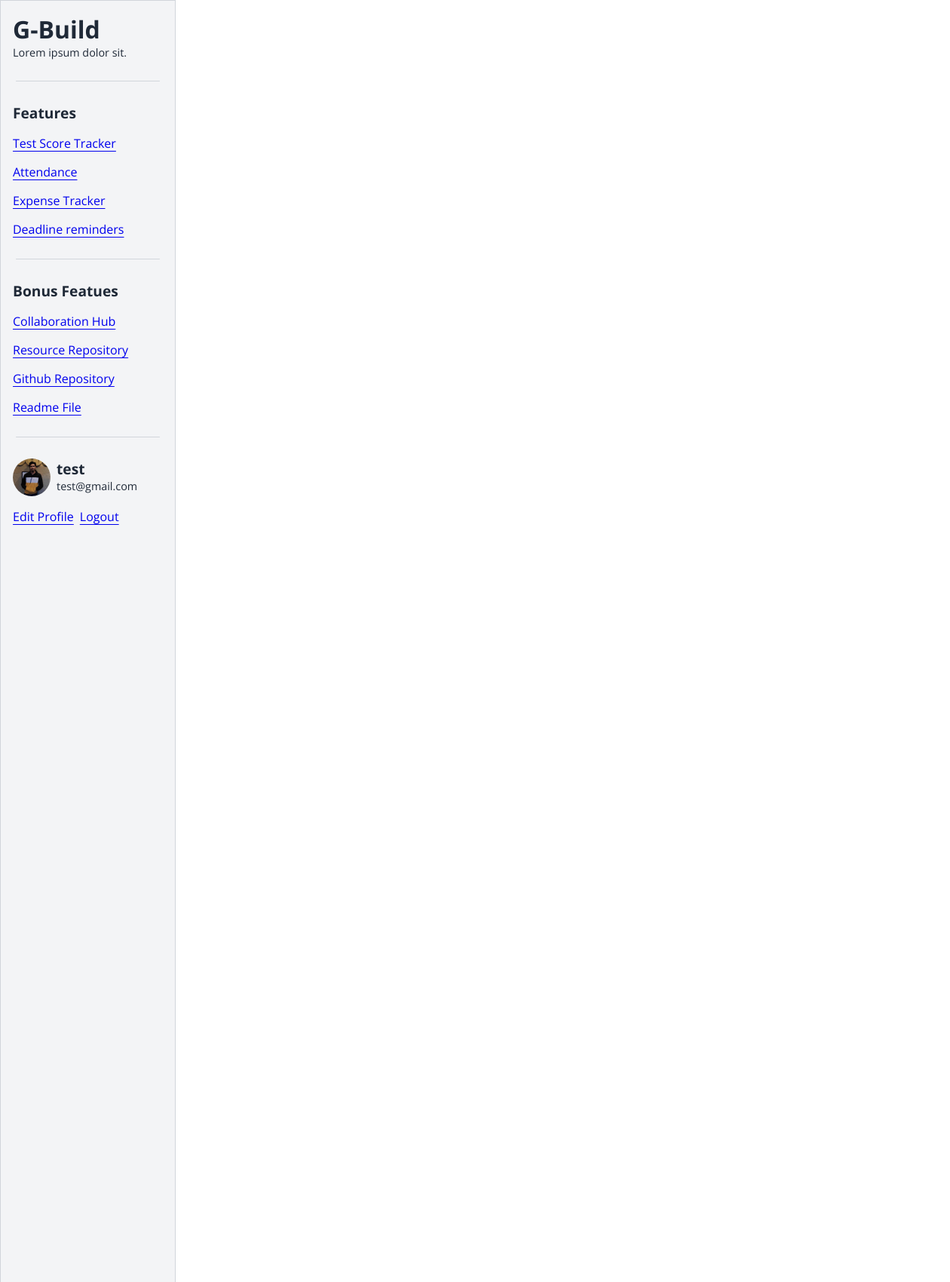
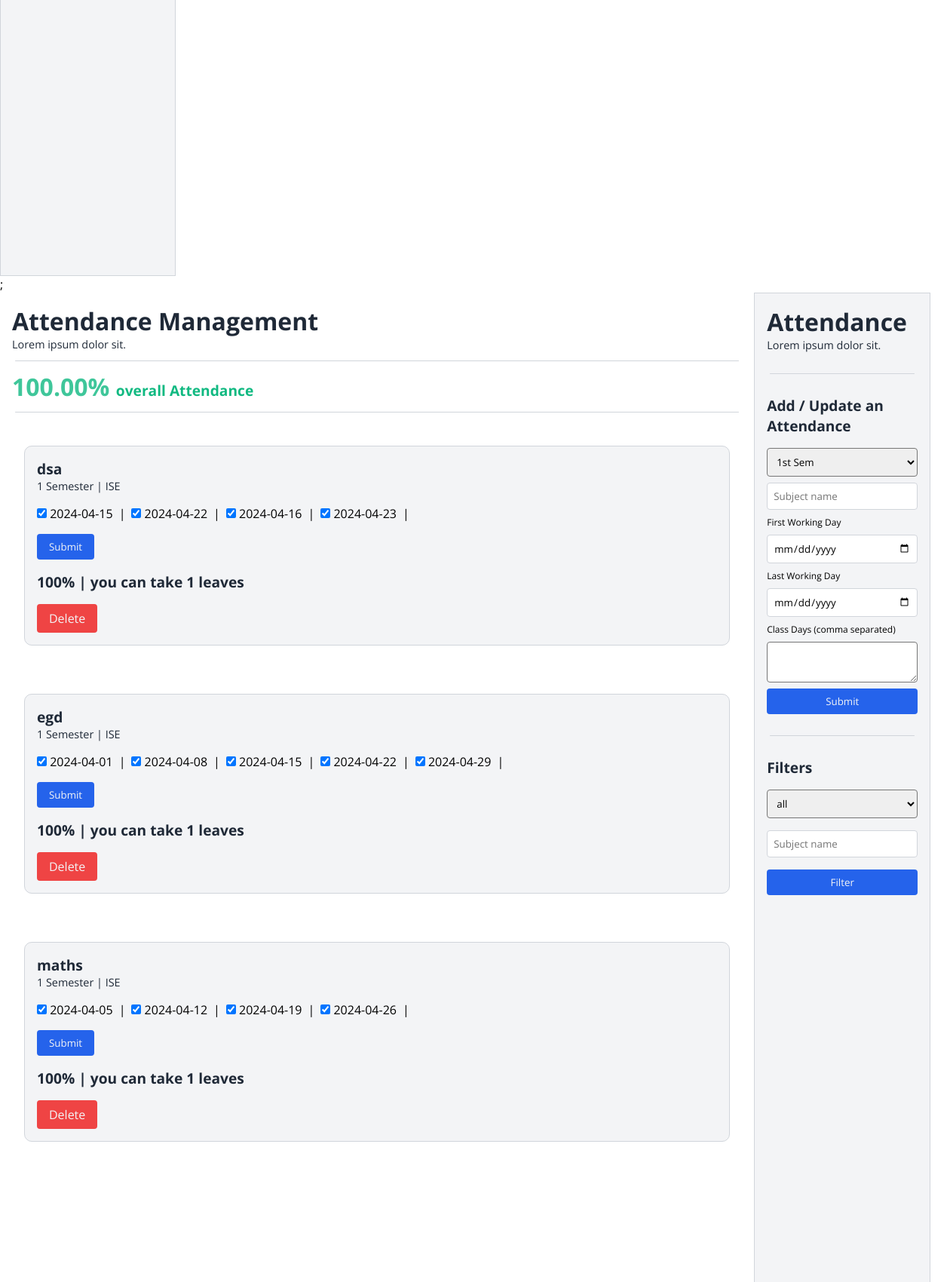
/index.php?page=attendance-management (signed in, upper part), run on the app's committed database (2 pictures, top to bottom).
### tables this page shows
CREATE TABLE `attendance` (
  `id` int(11) NOT NULL,
  `name` varchar(256) NOT NULL,
  `email` varchar(256) NOT NULL,
  `usn` varchar(256) NOT NULL,
  `sem` int(11) NOT NULL,
  `subject` varchar(256) NOT NULL,
  `first_working_date` date DEFAULT NULL,
  `last_working_date` date NOT NULL,
  `current_attendance` int(11) NOT NULL,
  `updated_at` datetime NOT NULL DEFAULT current_timestamp() ON UPDATE current_timestamp(),
  `class_days` varchar(256) NOT NULL,
  `attended_dates` text DEFAULT NULL
);

### php/functions.php (called while the page is built, shortened)
<?php
$conn = mysqli_connect(server, host, password, db_name);
function getAllAttendanceClasses($email, $usn)
{
    global $conn;
    $query = "SELECT * FROM `attendance` WHERE `email` = ? AND `usn` = ?";
    $stmt = mysqli_prepare($conn, $query);
    if ($stmt) {
        mysqli_stmt_bind_param($stmt, "ss", $email, $usn);
        if (mysqli_stmt_execute($stmt)) {
            $result = mysqli_stmt_get_result($stmt);
            $attendanceClasses = [];
            while ($row = mysqli_fetch_assoc($result)) {
                $attendanceClasses[] = $row;
            }
        } else {
            $_SESSION['error'] = "Error executing query: " . mysqli_error($conn);
        }
    } else {
        $_SESSION['error'] = "Failed to prepare the statement";
    }
    return $attendanceClasses;
}

### pages/AttendanceManagement.php (the view, shortened to what this page needs)
<?php
require_once("./php/functions.php");
$data = getAllAttendanceClasses($_SESSION['user']['email'], $_SESSION['user']['usn']);
?>
<section class="dashboard__section">
    <div class="dashboard__section-left">
        <div>
            <h4>Attendance Management</h4>
            <p>Lorem ipsum dolor sit.</p>
        </div>
        <div class="separator"></div>
        <?php
        $totalAttended = 0;
        $totalPossible = 0;
        foreach ($data as $record) {
            $classDays = explode(',', $record['class_days']);
            $startDate = new DateTime($record['first_working_date']);
            $endDate = new DateTime($record['last_working_date']);
            $totalPossible += countClassDays($classDays, $startDate, $endDate);
            $totalAttended += count(explode(',', $record['attended_dates']));
        }
        if ($totalPossible > 0)
            $overallPercentage = ($totalAttended / $totalPossible) * 100;
        else $overallPercentage = 0;
        ?>
        <h5 style="color:var(--success);"><span style="font-size: 2rem;"><?php echo number_format($overallPercentage, 2); ?>% </span>overall Attendance</h5>
        <div class="separator"></div>
        <div class="flex items-center">
            <div class="flex items-center gap-4">
                <?php foreach ($data as $record) : ?>
                    <div class="card" style="max-width: 100%; width:100%;">
                        <h5><?php echo $record['subject']; ?></h5>
                        <p><?php echo $record['sem']; ?> Semester | <?= $_SESSION['user']['branch'] ?> <?php echo $record['branch']; ?></p>
                        <form action="./php/actions.php?markAttendance=<?php echo $record['id']; ?>" method="post" class="mt-4">
                            <div class="flex gap-2 items-center">
                                <?php
                                $classDays = explode(',', $record['class_days']);
                                $startDate = new DateTime($record['first_working_date']);
                                $endDate = new DateTime($record['last_working_date']);
                                $totalCheckboxes = 0;
                                foreach ($classDays as $day) {
                                    $dayOfWeek = strtolower($day);
                                    if ($dayOfWeek == 'monday' || $dayOfWeek == 'tuesday' || $dayOfWeek == 'wednesday' || $dayOfWeek == 'thursday' || $dayOfWeek == 'friday' || $dayOfWeek == 'saturday' || $dayOfWeek == 'sunday') {
                                        $currentDate = clone $startDate;
                                        while ($currentDate <= $endDate) {
                                            if ($currentDate->format('l') == ucfirst($dayOfWeek)) {
                                                $attendedDates = explode(',', $record['attended_dates']);
                                                $isChecked = in_array($currentDate->format('Y-m-d'), $attendedDates) ? 'checked' : '';
                                                echo '<label><input class="" type="checkbox" name="attendance[]" value="' . $currentDate->format('Y-m-d') . '" ' . $isChecked . '> ' . $currentDate->format('Y-m-d') . '</label> |';
                                                $totalCheckboxes++;
                                            }
                                            $currentDate->modify('+1 day');
                                        }
                                    }
                                }
                                ?>
                            </div>
                            <button class="primary__btn mt-4" type="submit">Submit</button>
                        </form>
                        <div class="mt-4">
                            <?php
                            $minimum_classes = 0.75 * $totalCheckboxes;
                            $current_attendance = $record['current_attendance'];
                            $remaining_classes = $totalCheckboxes - $current_attendance;
                            $leaves = floor($remaining_classes + $current_attendance - $minimum_classes);
                            ?>
                            <h5><?php echo ($record['current_attendance'] / $totalCheckboxes) * 100; ?>% | you can take <?php echo $leaves ?> leaves</h5>
                        </div>
                        <div class="mt-4 flex justify-between">
                            <a href=<?= "./php/actions.php?deleteAttendanceClasses=" . $record['id'] ?> class="danger__btn" style="text-decoration: none;">Delete</a>
                        </div>
                    </div>
                <?php endforeach; ?>
            </div>
        </div>
    </div>
    <div>
        <aside style="max-width: 200px; width: 100%; display:flex; flex-direction:column; gap: 1rem; z-index:10; background-color:var(--primary); padding: 1rem; min-height:100vh; margin-right:30px" class="border">
            <div>
                <h4>Attendance</h4>
                <p>Lorem ipsum dolor sit.</p>
            </div>
            <div class="separator"></div>
            <h5>Add / Update an Attendance</h5>
            <div style="display: flex; flex-direction:column; gap: 1rem;">
                <form method="post" action="./php/actions.php?addAttendanceClass" class="flex flex-col gap-2">
                    <select name="sem" id="sem" required>
                        <option value="1" selected>1st Sem</option>
                    </select>
                    <input type="text" name="subject" placeholder="Subject name" class="border" required value="">
                    <label for="first_working_day" style="font-size: .75rem;">First Working Day</label>
                    <input type="date" name="first_working_date" min=1 max=3 placeholder="First Working day" class="border" required>
                    <label for=" first_working_day" style="font-size: .75rem;">Last Working Day</label>
                    <input type="date" placeholder="Last working Date" class="border" name="last_working_date" value="" required>
                    <label for="class_days" style="font-size: .75rem;">Class Days (comma separated)</label>
                    <textarea name="class_days" id="class_days" cols="" rows="2" required></textarea>
                    <button class="primary__btn">Submit</button>
                </form>
            </div>
            <div class="separator"></div>
            <h5>Filters</h5>
            <div style="display: flex; flex-direction:column; gap: 1rem;">
                <form action="./php/actions.php?filterAttendanceClasses" method="post" style="display: flex; flex-direction:column; gap: 1rem;">
                    <select name="sem" id="sem" required>
                        <option value="0" selected>all</option>
                    </select>
                    <input name="subject" type="text" placeholder="Subject name" class="border">
                    <button class="primary__btn">Filter</button>
                </form>
            </div>
        </aside>
    </div>
</section>
<?php
function countClassDays($classDays, $startDate, $endDate)
{
    $totalClassDays = 0;
    foreach ($classDays as $day) {
        $dayOfWeek = strtolower($day);
        if ($dayOfWeek == 'monday' || $dayOfWeek == 'tuesday' || $dayOfWeek == 'wednesday' || $dayOfWeek == 'thursday' || $dayOfWeek == 'friday' || $dayOfWeek == 'saturday' || $dayOfWeek == 'sunday') {
            $currentDate = clone $startDate;
            while ($currentDate <= $endDate) {
                if ($currentDate->format('l') == ucfirst($dayOfWeek)) {
                    $totalClassDays++;
                }
                $currentDate->modify('+1 day');
            }
        }
    }
    return $totalClassDays;
}
?>

### pages/globals.css (style rules this page uses)
* { padding: 0rem; margin: 0rem; font-family: "Open Sans", sans-serif; }
:root { --primary: #f3f4f6; --border: #d1d5db; --secondary: #1f2937; --accent: #2563eb; --danger: #ef4444; --success: #10b981; --warning: #f59e0b; --info: #3b82f6; }
.flex { display: flex; flex-wrap: wrap; }
.justify-between { justify-content: space-between; }
.items-center { align-items: center; }
.flex { display: flex; }
.flex-col { flex-direction: column; }
p { font-size: 0.9rem; color: var(--secondary); }
h1, h2, h3, h4, h5, h6 { padding: 0px; margin: 0px; background-color: transparent; }
h4 { font-size: 2rem; color: var(--secondary); }
h5 { font-size: 1.2rem; color: var(--secondary); }
a { text-underline-offset: 0.25rem; }
span { font-size: 0.75rem; opacity: 0.8; background-color: transparent; }
input, select, textarea { padding: 0.5rem; border-radius: 0.25rem; }
.border { border: 1px solid var(--border); }
.gap-2 { gap: 0.5rem; }
.mt-4 { margin-top: 1rem; }
.primary__btn { background-color: var(--accent); color: var(--primary); padding: 0.5rem 1rem; border: 1px solid var(--border); border-radius: 0.25rem; border: none; cursor: pointer; }
.danger__btn { background-color: var(--danger); color: var(--primary); padding: 0.5rem 1rem; border: 1px solid var(--border); border-radius: 0.25rem; border: none; cursor: pointer; }
.separator { content: " "; max-width: 100%; height: 1px; border-radius: 10px; color: var(--border); background-color: var(--border); margin: 0.75rem 0.25rem; }
.card { max-width: 400px; width: 100%; margin: 2rem 1rem; padding: 1rem 1rem; border-radius: 10px; background-color: var(--primary); border: 1px solid var(--border); }
.dashboard__section { display: flex; max-width: 1250px; min-width: 1250px; width: 100%; justify-content: space-between; }
.dashboard__section-left { padding: 1rem 1rem; width: 100%; height: 100vh; overflow: auto; }

### data on the page
attendance: subject "dsa", sem "1", first_working_date "2024-04-15", first_working_date "2024-04-22", first_working_date "2024-04-16", first_working_date "2024-04-23", ($record['current_attendance']/$totalCheckboxes)*100 "100", current_attendance "1"
attendance: subject "egd", sem "1", first_working_date "2024-04-01", first_working_date "2024-04-08", first_working_date "2024-04-15", first_working_date "2024-04-22", first_working_date "2024-04-29", ($record['current_attendance']/$totalCheckboxes)*100 "100", current_attendance "1"
attendance: subject "maths", sem "1", first_working_date "2024-04-05", first_working_date "2024-04-12", first_working_date "2024-04-19", first_working_date "2024-04-26", ($record['current_attendance']/$totalCheckboxes)*100 "100", current_attendance "1"

### other printed values
$_SESSION['user']['name'] "test"
$_SESSION['user']['email'] "test@gmail.com"
$overallPercentage "100.00"
